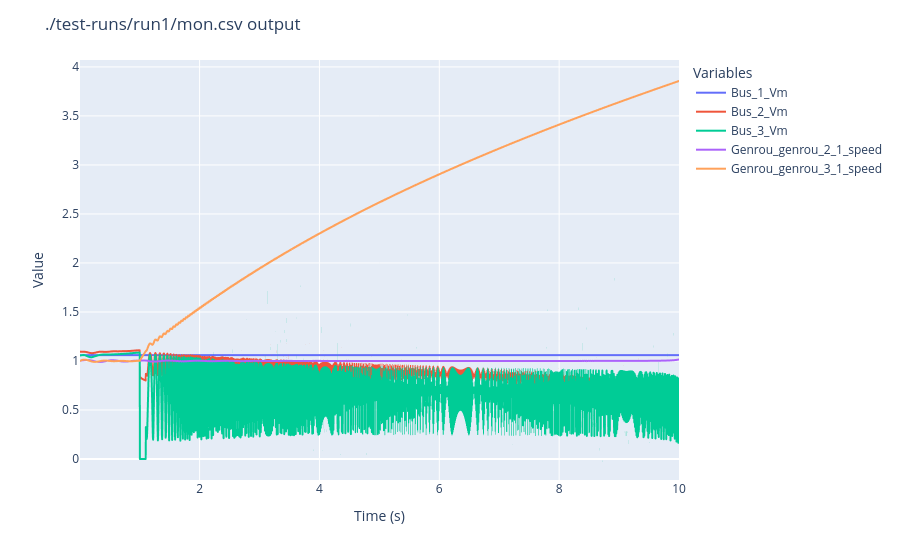

The notebook cell this image was saved under:
### Code cell
## plot all df columns vs time
fig = px.line(mon_df, x=mon_df.index, y=mon_df.columns)
fig.update_layout(
    title=f"{results_fn} output",
    xaxis_title="Time (s)",
    yaxis_title="Value",
    legend_title="Variables",
)

### Figure 1 — Plotly figure (JSON) as saved in the notebook; plotly's stock layout.template omitted (floating-point values rounded to 4 significant figures; data arrays with more than 128 entries replaced by an {"elided": "..."} marker saying what was removed)
{"data": [{"hovertemplate": "variable=Bus_1_Vm<br>t=%{x}<br>value=%{y}<extra></extra>", "legendgroup": "Bus_1_Vm", "line": {"color": "#636efa", "dash": "solid"}, "marker": {"symbol": "circle"}, "mode": "lines", "name": "Bus_1_Vm", "showlegend": true, "type": "scattergl", "x": {"elided": "2400 float values"}, "xaxis": "x", "y": {"elided": "2400 float values"}, "yaxis": "y"}, {"hovertemplate": "variable=Bus_2_Vm<br>t=%{x}<br>value=%{y}<extra></extra>", "legendgroup": "Bus_2_Vm", "line": {"color": "#EF553B", "dash": "solid"}, "marker": {"symbol": "circle"}, "mode": "lines", "name": "Bus_2_Vm", "showlegend": true, "type": "scattergl", "x": {"elided": "2400 float values"}, "xaxis": "x", "y": {"elided": "2400 float values"}, "yaxis": "y"}, {"hovertemplate": "variable=Bus_3_Vm<br>t=%{x}<br>value=%{y}<extra></extra>", "legendgroup": "Bus_3_Vm", "line": {"color": "#00cc96", "dash": "solid"}, "marker": {"symbol": "circle"}, "mode": "lines", "name": "Bus_3_Vm", "showlegend": true, "type": "scattergl", "x": {"elided": "2400 float values"}, "xaxis": "x", "y": {"elided": "2400 float values"}, "yaxis": "y"}, {"hovertemplate": "variable=Genrou_genrou_2_1_speed<br>t=%{x}<br>value=%{y}<extra></extra>", "legendgroup": "Genrou_genrou_2_1_speed", "line": {"color": "#ab63fa", "dash": "solid"}, "marker": {"symbol": "circle"}, "mode": "lines", "name": "Genrou_genrou_2_1_speed", "showlegend": true, "type": "scattergl", "x": {"elided": "2400 float values"}, "xaxis": "x", "y": {"elided": "2400 float values"}, "yaxis": "y"}, {"hovertemplate": "variable=Genrou_genrou_3_1_speed<br>t=%{x}<br>value=%{y}<extra></extra>", "legendgroup": "Genrou_genrou_3_1_speed", "line": {"color": "#FFA15A", "dash": "solid"}, "marker": {"symbol": "circle"}, "mode": "lines", "name": "Genrou_genrou_3_1_speed", "showlegend": true, "type": "scattergl", "x": {"elided": "2400 float values"}, "xaxis": "x", "y": {"elided": "2400 float values"}, "yaxis": "y"}], "layout": {"legend": {"title": {"text": "Variables"}, "tracegroupgap": 0}, "margin": {"t": 60}, "title": {"text": "./test-runs/run1/mon.csv output"}, "xaxis": {"anchor": "y", "domain": [0, 1], "title": {"text": "Time (s)"}}, "yaxis": {"anchor": "x", "domain": [0, 1], "title": {"text": "Value"}}}}
